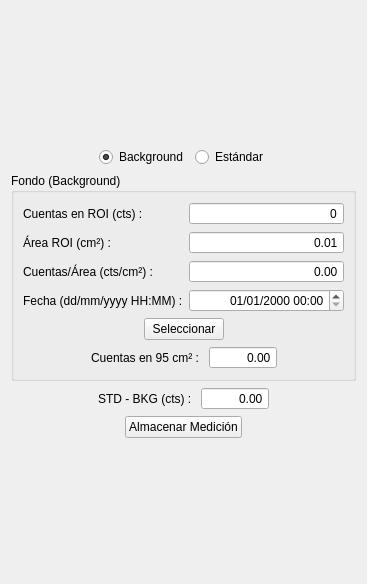
<?xml version="1.0" encoding="UTF-8"?>
<ui version="4.0">
 <class>Form</class>
 <widget class="QWidget" name="Form">
  <property name="geometry">
   <rect>
    <x>0</x>
    <y>0</y>
    <width>367</width>
    <height>584</height>
   </rect>
  </property>
  <property name="windowTitle">
   <string>Form</string>
  </property>
  <layout class="QVBoxLayout" name="verticalLayout">
   <item>
    <spacer name="verticalSpacer">
     <property name="orientation">
      <enum>Qt::Vertical</enum>
     </property>
     <property name="sizeHint" stdset="0">
      <size>
       <width>20</width>
       <height>40</height>
      </size>
     </property>
    </spacer>
   </item>
   <item>
    <layout class="QHBoxLayout" name="horizontalLayout_6">
     <item>
      <spacer name="horizontalSpacer_5">
       <property name="orientation">
        <enum>Qt::Horizontal</enum>
       </property>
       <property name="sizeHint" stdset="0">
        <size>
         <width>40</width>
         <height>20</height>
        </size>
       </property>
      </spacer>
     </item>
     <item>
      <widget class="QRadioButton" name="radBkg">
       <property name="text">
        <string>Background</string>
       </property>
       <property name="checked">
        <bool>true</bool>
       </property>
      </widget>
     </item>
     <item>
      <widget class="QRadioButton" name="radStd">
       <property name="text">
        <string>Estándar</string>
       </property>
      </widget>
     </item>
     <item>
      <spacer name="horizontalSpacer_6">
       <property name="orientation">
        <enum>Qt::Horizontal</enum>
       </property>
       <property name="sizeHint" stdset="0">
        <size>
         <width>40</width>
         <height>20</height>
        </size>
       </property>
      </spacer>
     </item>
    </layout>
   </item>
   <item>
    <widget class="QGroupBox" name="bkgGroup">
     <property name="title">
      <string>Fondo (Background)</string>
     </property>
     <layout class="QVBoxLayout" name="verticalLayout_4">
      <item>
       <layout class="QHBoxLayout" name="horizontalLayout_2">
        <item>
         <layout class="QVBoxLayout" name="verticalLayout_2">
          <item>
           <widget class="QLabel" name="label">
            <property name="text">
             <string>Cuentas en ROI (cts) : </string>
            </property>
           </widget>
          </item>
          <item>
           <widget class="QLabel" name="label_2">
            <property name="text">
             <string>Área ROI (cm²) : </string>
            </property>
           </widget>
          </item>
          <item>
           <widget class="QLabel" name="label_3">
            <property name="text">
             <string>Cuentas/Área (cts/cm²) : </string>
            </property>
           </widget>
          </item>
          <item>
           <widget class="QLabel" name="label_10">
            <property name="text">
             <string>Fecha (dd/mm/yyyy HH:MM) :</string>
            </property>
           </widget>
          </item>
         </layout>
        </item>
        <item>
         <layout class="QVBoxLayout" name="verticalLayout_3">
          <item>
           <widget class="QSpinBox" name="bkgCounts">
            <property name="frame">
             <bool>true</bool>
            </property>
            <property name="alignment">
             <set>Qt::AlignRight|Qt::AlignTrailing|Qt::AlignVCenter</set>
            </property>
            <property name="readOnly">
             <bool>true</bool>
            </property>
            <property name="buttonSymbols">
             <enum>QAbstractSpinBox::NoButtons</enum>
            </property>
            <property name="maximum">
             <number>99999999</number>
            </property>
           </widget>
          </item>
          <item>
           <widget class="QDoubleSpinBox" name="bkgArea">
            <property name="alignment">
             <set>Qt::AlignRight|Qt::AlignTrailing|Qt::AlignVCenter</set>
            </property>
            <property name="readOnly">
             <bool>true</bool>
            </property>
            <property name="buttonSymbols">
             <enum>QAbstractSpinBox::NoButtons</enum>
            </property>
            <property name="decimals">
             <number>2</number>
            </property>
            <property name="minimum">
             <double>0.010000000000000</double>
            </property>
            <property name="maximum">
             <double>999999.000000000000000</double>
            </property>
           </widget>
          </item>
          <item>
           <widget class="QDoubleSpinBox" name="bkgRate">
            <property name="alignment">
             <set>Qt::AlignRight|Qt::AlignTrailing|Qt::AlignVCenter</set>
            </property>
            <property name="readOnly">
             <bool>true</bool>
            </property>
            <property name="buttonSymbols">
             <enum>QAbstractSpinBox::NoButtons</enum>
            </property>
            <property name="maximum">
             <double>999999999.000000000000000</double>
            </property>
           </widget>
          </item>
          <item>
           <widget class="QDateTimeEdit" name="dateTimeEdit">
            <property name="alignment">
             <set>Qt::AlignRight|Qt::AlignTrailing|Qt::AlignVCenter</set>
            </property>
            <property name="displayFormat">
             <string>dd/MM/yyyy HH:mm</string>
            </property>
           </widget>
          </item>
         </layout>
        </item>
       </layout>
      </item>
      <item>
       <layout class="QHBoxLayout" name="horizontalLayout_3">
        <item>
         <spacer name="horizontalSpacer_3">
          <property name="orientation">
           <enum>Qt::Horizontal</enum>
          </property>
          <property name="sizeHint" stdset="0">
           <size>
            <width>40</width>
            <height>20</height>
           </size>
          </property>
         </spacer>
        </item>
        <item>
         <widget class="QPushButton" name="setBkg">
          <property name="text">
           <string>Seleccionar</string>
          </property>
         </widget>
        </item>
        <item>
         <spacer name="horizontalSpacer_4">
          <property name="orientation">
           <enum>Qt::Horizontal</enum>
          </property>
          <property name="sizeHint" stdset="0">
           <size>
            <width>40</width>
            <height>20</height>
           </size>
          </property>
         </spacer>
        </item>
       </layout>
      </item>
      <item>
       <layout class="QHBoxLayout" name="horizontalLayout_4">
        <item>
         <spacer name="horizontalSpacer_7">
          <property name="orientation">
           <enum>Qt::Horizontal</enum>
          </property>
          <property name="sizeHint" stdset="0">
           <size>
            <width>40</width>
            <height>20</height>
           </size>
          </property>
         </spacer>
        </item>
        <item>
         <widget class="QLabel" name="label_4">
          <property name="text">
           <string>Cuentas en 95 cm² : </string>
          </property>
         </widget>
        </item>
        <item>
         <widget class="QDoubleSpinBox" name="bkgTotal">
          <property name="alignment">
           <set>Qt::AlignRight|Qt::AlignTrailing|Qt::AlignVCenter</set>
          </property>
          <property name="readOnly">
           <bool>true</bool>
          </property>
          <property name="buttonSymbols">
           <enum>QAbstractSpinBox::NoButtons</enum>
          </property>
          <property name="maximum">
           <double>999999.000000000000000</double>
          </property>
         </widget>
        </item>
        <item>
         <spacer name="horizontalSpacer_8">
          <property name="orientation">
           <enum>Qt::Horizontal</enum>
          </property>
          <property name="sizeHint" stdset="0">
           <size>
            <width>40</width>
            <height>20</height>
           </size>
          </property>
         </spacer>
        </item>
       </layout>
      </item>
     </layout>
    </widget>
   </item>
   <item>
    <layout class="QHBoxLayout" name="horizontalLayout_12">
     <item>
      <spacer name="horizontalSpacer_17">
       <property name="orientation">
        <enum>Qt::Horizontal</enum>
       </property>
       <property name="sizeHint" stdset="0">
        <size>
         <width>40</width>
         <height>20</height>
        </size>
       </property>
      </spacer>
     </item>
     <item>
      <widget class="QLabel" name="label_9">
       <property name="text">
        <string>STD - BKG (cts) : </string>
       </property>
      </widget>
     </item>
     <item>
      <widget class="QDoubleSpinBox" name="stdbkg">
       <property name="alignment">
        <set>Qt::AlignRight|Qt::AlignTrailing|Qt::AlignVCenter</set>
       </property>
       <property name="readOnly">
        <bool>true</bool>
       </property>
       <property name="buttonSymbols">
        <enum>QAbstractSpinBox::NoButtons</enum>
       </property>
       <property name="maximum">
        <double>9999999999.000000000000000</double>
       </property>
      </widget>
     </item>
     <item>
      <spacer name="horizontalSpacer_18">
       <property name="orientation">
        <enum>Qt::Horizontal</enum>
       </property>
       <property name="sizeHint" stdset="0">
        <size>
         <width>40</width>
         <height>20</height>
        </size>
       </property>
      </spacer>
     </item>
    </layout>
   </item>
   <item>
    <layout class="QHBoxLayout" name="horizontalLayout_10">
     <item>
      <spacer name="horizontalSpacer_13">
       <property name="orientation">
        <enum>Qt::Horizontal</enum>
       </property>
       <property name="sizeHint" stdset="0">
        <size>
         <width>40</width>
         <height>20</height>
        </size>
       </property>
      </spacer>
     </item>
     <item>
      <widget class="QPushButton" name="saveStd">
       <property name="text">
        <string>Almacenar Medición</string>
       </property>
      </widget>
     </item>
     <item>
      <spacer name="horizontalSpacer_14">
       <property name="orientation">
        <enum>Qt::Horizontal</enum>
       </property>
       <property name="sizeHint" stdset="0">
        <size>
         <width>40</width>
         <height>20</height>
        </size>
       </property>
      </spacer>
     </item>
    </layout>
   </item>
   <item>
    <spacer name="verticalSpacer_2">
     <property name="orientation">
      <enum>Qt::Vertical</enum>
     </property>
     <property name="sizeHint" stdset="0">
      <size>
       <width>20</width>
       <height>40</height>
      </size>
     </property>
    </spacer>
   </item>
  </layout>
 </widget>
 <resources/>
 <connections/>
</ui>
